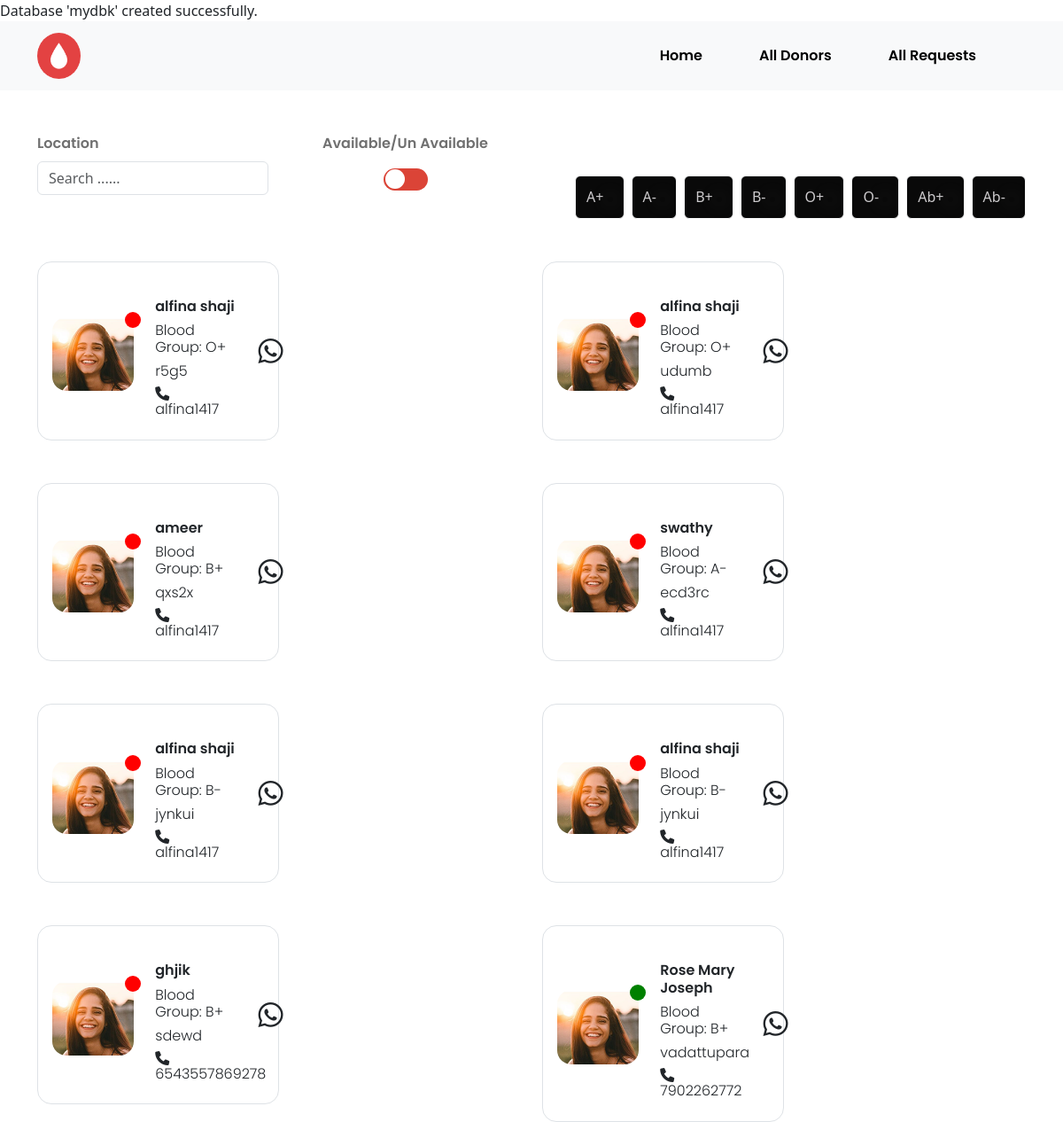
Screenshot of /search.php with the database file from the repository.
### tables this page shows
CREATE TABLE IF NOT EXISTS `myguests` (
  `id` int UNSIGNED NOT NULL AUTO_INCREMENT,
  `fullname` varchar(30) NOT NULL,
  `phoneno` varchar(30) NOT NULL,
  `datebirth` varchar(50) DEFAULT NULL,
  `locations` varchar(50) DEFAULT NULL,
  `blood` varchar(50) DEFAULT NULL,
  `actions` varchar(30) DEFAULT 'active',
  `reg_date` timestamp NULL DEFAULT CURRENT_TIMESTAMP ON UPDATE CURRENT_TIMESTAMP,
  PRIMARY KEY (`id`)
);

### search.php (the view, shortened to what this page needs)
<?php
require("./lib/db/conn.php");
try {
    $pdo = $db->conn;
    $stmt = $pdo->prepare("SELECT * FROM myguests");
    $stmt->execute();
    $results = $stmt->fetchAll(PDO::FETCH_ASSOC);
} catch (PDOException $e) {
    echo "Error: " . $e->getMessage();
}
?>
<!DOCTYPE html>
<html lang="en">
<head>
    <link href="https://cdn.jsdelivr.net/npm/bootstrap@5.3.3/dist/css/bootstrap.min.css" rel="stylesheet">
    <link href="css/main.css" rel="stylesheet" type="text/css"/>
  </head>
<body>
<?php
  require("./header.php")
  ?>
<div class="container">
<div class="row">
<div class="col-12 col-sm-12 col-md-12 col-lg-3 col-xl-3 mt-5">
    <label for="exampleInputEmail1" class="form-label fontstype">Location</label>
        <div class="input-group">
        <input type="text" class="form-control" placeholder="Search ......" aria-label="Recipient's username">
      </div>
</div>
<div class="col-12 col-sm-12 col-md-12 col-lg-3 col-xl-3 pt-5 text-center">
  <p class="fontstype">Available/Un Available</p>
  <label class="switch" for="username"></label>
</div>
<div class="col-12 col-sm-12 col-md-12 col-lg-6 col-xl-6 mt-3 mt-sm-3 mt-md-3 mt-lg-4 mt-xl-5">
    <div class="row align-item-center">
        <div class="col-12 col-sm-12 col-md-12 col-lg-12 col-xl-12 mt-3 mt-sm-3 mt-md-3 mt-lg-5 mt-xl-5">
         <div class="d-flex justify-content-end gap-2">
          <button type="button" class="btn btn-light buttonsselect btntick" onclick="selectBloodGroup(this, 'A+')">A+
            <label class="custom-radio">
              <span class="radio-btn">
          </button>
          <button type="button" class="btn btn-light buttonsselect btntick" onclick="selectBloodGroup(this, 'A-')">A-
            <label class="custom-radio">
              <span class="radio-btn">
          </button>
          <button type="button" class="btn btn-light buttonsselect btntick" onclick="selectBloodGroup(this, 'B+')">B+
            <label class="custom-radio">
              <span class="radio-btn">
          </button>
          <button type="button" class="btn btn-light buttonsselect btntick" onclick="selectBloodGroup(this, 'B-')">B-
            <label class="custom-radio">
              <span class="radio-btn">
          </button>
          <button type="button" class="btn btn-light buttonsselect btntick" onclick="selectBloodGroup(this, 'O+')">O+
            <label class="custom-radio">
              <span class="radio-btn">
          </button>
          <button type="button" class="btn btn-light buttonsselect btntick" onclick="selectBloodGroup(this, 'O-')">O-
            <label class="custom-radio">
              <span class="radio-btn">
          </button>
          <button type="button" class="btn btn-light buttonsselect btntick" onclick="selectBloodGroup(this, 'Ab+')">Ab+
            <label class="custom-radio">
              <span class="radio-btn">
          </button>
          <button type="button" class="btn btn-light buttonsselect btntick" onclick="selectBloodGroup(this, 'Ab-')">Ab-
            <label class="custom-radio">
              <span class="radio-btn">
          </button>
          </div>
          </div>
        </div>
</div>
</div>
</div>
<div class="container">
    <div class="row">
        <?php if (!empty($results)): ?>
            <?php foreach ($results as $guest): ?>
              <div class="col-12 col-sm-12 col-md-6 col-lg-6 col-xl-6 col-xxl-4">
              <div
    class="col-12 col-sm-12 col-md-6 col-lg-6 col-xl-6 col-xxl-12 mt-5 pt-3 pb-3 rounded-4 border border-opacity-10 ps-3 bordersetting"
    data-actions="<?php echo htmlspecialchars($guest['actions']); ?>"
    data-blood-group="<?php echo htmlspecialchars($guest['blood']); ?>">
                    <div class="row align-items-center">
                        <div class="col-4 col-sm-4 col-md-4 col-lg-4 col-xl-5 pt-2 positionfixing">
                            <img class="img-fluid rounded-4" src="images/alfina.png" alt="Profile Picture"/>
                            <div
                        class="dot"
                        style="background-color: <?php echo $guest['actions'] === 'active' ? 'green' : 'red'; ?>;">
                    </div>
                        </div>
                        <div class="col-6 col-sm-6 col-md-6 col-lg-6 col-xl-5 mt-4">
                            <h6 class="namearrangement"><?php echo htmlspecialchars($guest['fullname']); ?></h6>
                            <h6 class="details">Blood Group: <?php echo htmlspecialchars($guest['blood']); ?></h6>
                            <h6 class="details"><?php echo htmlspecialchars($guest['locations']); ?></h6>
                            <h6 class="details"><i class="fa-solid fa-phone"></i> <?php echo htmlspecialchars($guest['phoneno']); ?></h6>
                        </div>
                        <div class="col-2 col-sm-2 col-md-1 col-lg-1 col-xl-2">
                            <i class="fa-brands fa-whatsapp fonticon"></i>
                        </div>
                    </div>
                    </div>
                </div>
            <?php endforeach; ?>
        <?php else: ?>
            <div class="col-12">
                <p>No data available.</p>
            </div>
        <?php endif; ?>
    </div>
</div>
</body>
</html>

### css/style.css (style rules this page uses)
:root { --bg-color: #b6b6b6; --btn-color: #dc3545; --bld-color: #707070; --secondary-color: #ffffff; --tertiary-color: #000; --bsn-color: #dddddd; }
.fontstype { font-family: semibold; color: var(--bld-color); }
.btntick { height: 49px; background-color: #090909; color: #cdcbcd; }
.radio-btn { border: 3px solid transparent; display: inline-block; border-radius: 10px; position: relative; text-align: center; box-shadow: 0 0 20px #c3c3c367; cursor: pointer; }

### css/signin.css (style rules this page uses)
:root { --bg-color:#B6B6B6; --btn-color:#DB4437; --bld-color:#707070; --secondary-color:#ffffff; --tertiary-color:#000; }

### css/search.css (style rules this page uses)
:root { --bg-color: #b6b6b6; --btn-color: #db4437; --bld-color: #707070; --secondary-color: #ffffff; --tertiary-color: #000; --active-color: #37db5e; }
.namearrangement { font-family: semibold; }
.details { font-family: poppinslight; }
.bordersetting { border: 1px solid var(--bg-color); }
.fonticon { font-size: 32px; }
.positionfixing { position: relative; }
.dot { border-radius: 50%; height: 18px; width: 18px; position: absolute; top: 2px; right: 4px; }
.switch { display: inline-block; position: relative; width: 50px; height: 25px; border-radius: 20px; background: var(--btn-color); transition: background 0.28s cubic-bezier(0.4, 0, 0.2, 1); cursor: pointer; }
.switch::before { content: ""; position: absolute; top: 1px; left: 2px; width: 22px; height: 22px; background: var(--secondary-color); border-radius: 50%; transition: left 0.28s cubic-bezier(0.4, 0, 0.2, 1), background 0.28s cubic-bezier(0.4, 0, 0.2, 1), box-shadow 0.28s cubic-bezier(0.4, 0, 0.2, 1); }

### rows the page displays
myguests: fullname "alfina shaji", blood "O+", locations "r5g5", phoneno "alfina1417"
myguests: fullname "alfina shaji", blood "O+", locations "udumb", phoneno "alfina1417"
myguests: fullname "ameer", blood "B+", locations "qxs2x", phoneno "alfina1417"
myguests: fullname "swathy", blood "A-", locations "ecd3rc", phoneno "alfina1417"
myguests: fullname "alfina shaji", blood "B-", locations "jynkui", phoneno "alfina1417"
myguests: fullname "alfina shaji", blood "B-", locations "jynkui", phoneno "alfina1417"
myguests: fullname "ghjik", blood "B+", locations "sdewd", phoneno "6543557869278"
myguests: fullname "Rose Mary Joseph", blood "B+", locations "vadattupara", phoneno "7902262772"

### other values shown
$this->dbname "mydbk"
